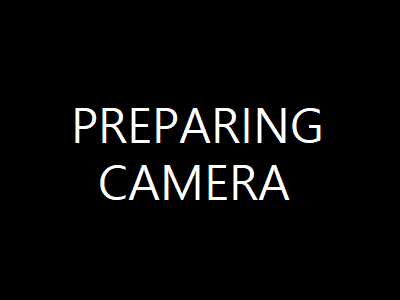
#> input picture Images/camera_preparing.png, 400 x 300 px
$ python -i ImageUtils.py   (imports and definitions only)
#> lines starting #> are read from the running program, lines starting #| are printed output that depends on the picture
#> further down, picture is the input picture: shape (300, 400, 3); mean B, G, R 9.7, 9.8, 9.8
import numpy as np
import cv2

from PyQt5.QtWidgets import QLabel
from PyQt5 import QtGui


def cvImgToQtImg(cvImage, W=150):
    cvImage = resizeCVIMG(cvImage, W)
    pixmap = cvImgToPixmap(cvImage)
    label = QLabel()
    label.setPixmap(pixmap)
    label.resize(pixmap.width(), pixmap.height())
    return label


def resizeCVIMG(cvImage, W=150):
#> called with W = 150
    ratio = W / cvImage.shape[1]
#> ratio = 0.375
    dim = (W, int(cvImage.shape[0] * ratio))
#> dim = (150, 112)

    # perform the actual resizing of the image
    cvImage = cv2.resize(cvImage, dim, interpolation=cv2.INTER_AREA)
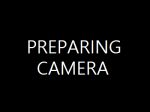
#> cvImage: shape (112, 150, 3); mean of channels 0, 1, 2 9.7, 9.8, 9.8; drawn as B, G, R

    return cvImage


def cvImgToPixmap(cvImage):
    img = cv2.cvtColor(cvImage, cv2.COLOR_BGR2RGB)
    h, w, c = img.shape
#> h = 112; w = 150; c = 3
#> (the run stopped early here; a loop or call above may not have finished)
